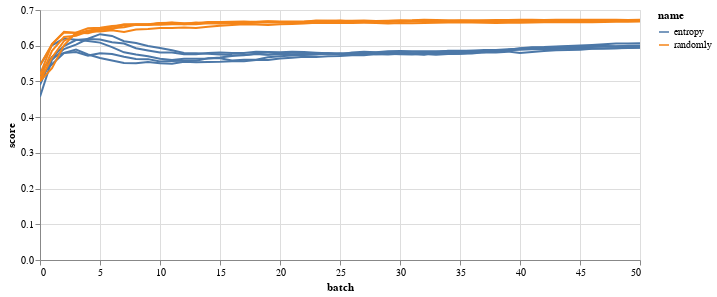

Write notebook code for a chart like this one.
### Markdown cell above
We can compare the scores with an altair chart now.

### Code cell
import pandas as pd
import altair as alt

pltr = pd.DataFrame(data)

(alt.Chart(pltr)
  .mark_line()
  .encode(x='batch', y='score', color='name', detail='run_id')
  .properties(width=600, height=250)
  .interactive())

### Figure 1 — Vega-Lite specification as saved in the notebook (floating-point values rounded to 4 significant figures; data arrays with more than 128 entries replaced by an {"elided": "..."} marker saying what was removed)
{"config": {"view": {"continuousWidth": 400, "continuousHeight": 300}}, "data": {"name": "data-47540ac06622aa96afbb53228bcd3a5b"}, "mark": "line", "encoding": {"color": {"field": "name", "type": "nominal"}, "detail": {"field": "run_id", "type": "nominal"}, "x": {"field": "batch", "type": "quantitative"}, "y": {"field": "score", "type": "quantitative"}}, "height": 250, "selection": {"selector001": {"type": "interval", "bind": "scales", "encodings": ["x", "y"]}}, "width": 600, "$schema": "https://vega.github.io/schema/vega-lite/v4.17.0.json", "datasets": {"data-47540ac06622aa96afbb53228bcd3a5b": {"elided": "510 records"}}}
